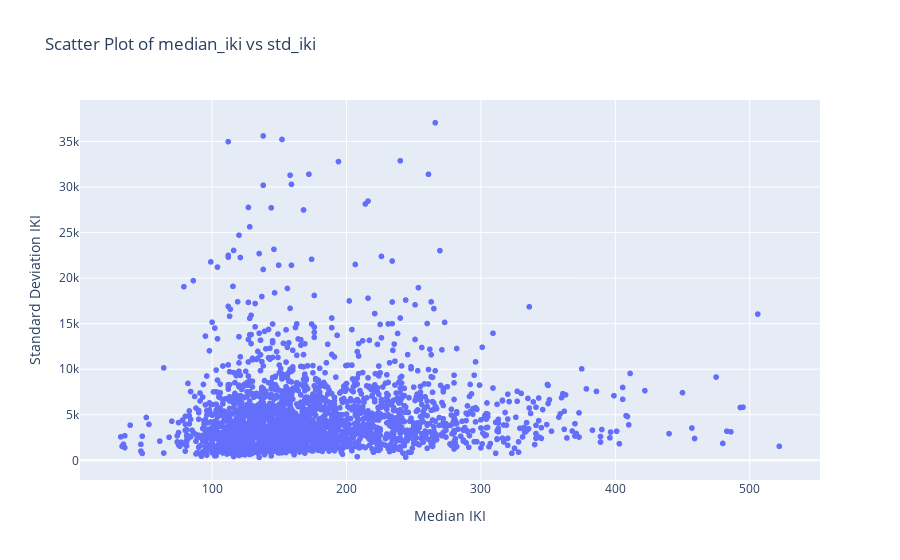

Source (notebook cell):
### Code cell
filter = features[features['std_iki'] <= 40000]

fig = px.scatter(filter, x='median_iki', y='std_iki', 
                 title='Scatter Plot of median_iki vs std_iki',
                 labels={'median_iki': 'Median IKI', 'std_iki': 'Standard Deviation IKI'})

fig.show()

### Figure 1 — Plotly figure (JSON) as saved in the notebook; plotly's stock layout.template omitted (floating-point values rounded to 4 significant figures; data arrays with more than 128 entries replaced by an {"elided": "..."} marker saying what was removed)
{"data": [{"hovertemplate": "Median IKI=%{x}<br>Standard Deviation IKI=%{y}<extra></extra>", "legendgroup": "", "marker": {"color": "#636efa", "symbol": "circle"}, "mode": "markers", "name": "", "showlegend": false, "type": "scattergl", "x": {"elided": "2466 float values"}, "xaxis": "x", "y": {"elided": "2466 float values"}, "yaxis": "y"}], "layout": {"legend": {"tracegroupgap": 0}, "title": {"text": "Scatter Plot of median_iki vs std_iki"}, "xaxis": {"anchor": "y", "domain": [0, 1], "title": {"text": "Median IKI"}}, "yaxis": {"anchor": "x", "domain": [0, 1], "title": {"text": "Standard Deviation IKI"}}}}
